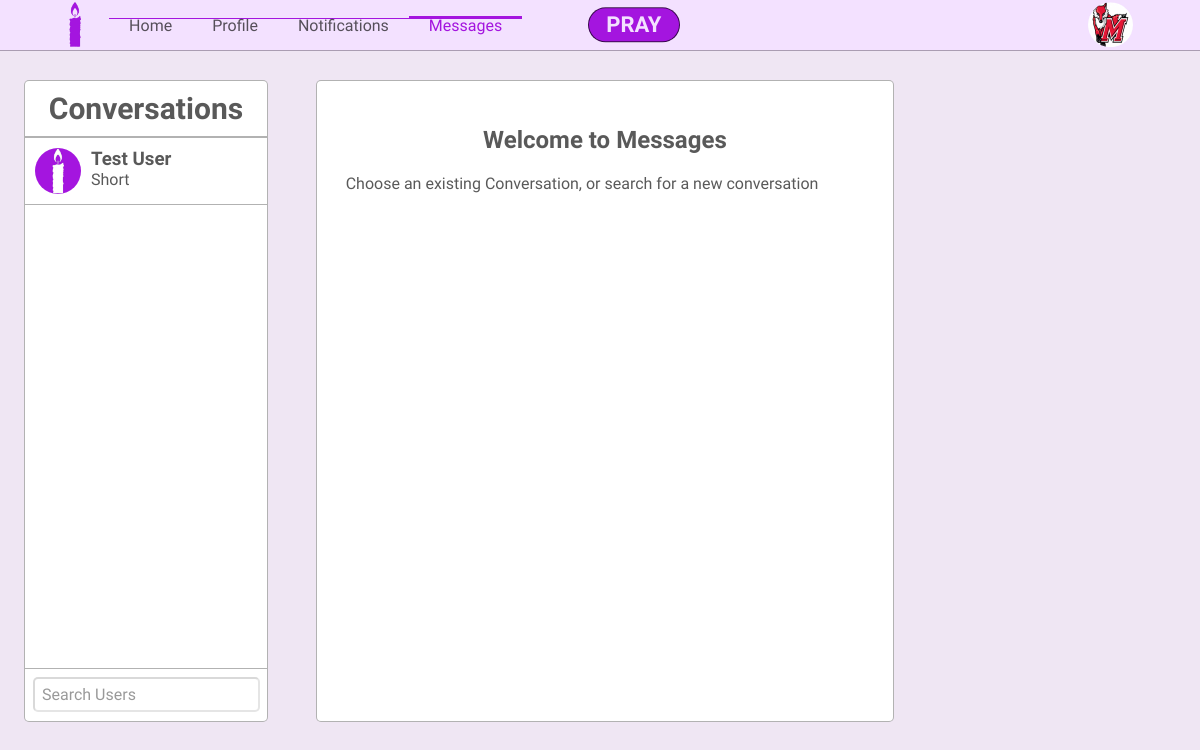
Screenshot of /messages.php (signed in) with the database file from the repository.
### tables this page shows
CREATE TABLE Users(
    userid INT(10) PRIMARY KEY AUTO_INCREMENT,
    fname VARCHAR(20),
    lname VARCHAR(20),
    username VARCHAR(12),
    user_password VARCHAR(15),
    bio TEXT,
    zipCode INT(10),
    Primary_religion INT(10),
    theme VARCHAR(20) DEFAULT 'LIGHT',
    email VARCHAR(30),
    phone_number VARCHAR(15),
    pPicture VARCHAR(20),
    bPicture VARCHAR(20),
    securityquest VARCHAR(100),
    securityAnswer VARCHAR(20),
    dateLastMaint DATETIME DEFAULT CURRENT_TIMESTAMP,
    dateAdded DATETIME DEFAULT CURRENT_TIMESTAMP,
    CONSTRAINT FK_Users_Religions FOREIGN KEY (Primary_religion) REFERENCES Religions (relid)
);

CREATE TABLE Messages(
    messageid INT(10) PRIMARY KEY AUTO_INCREMENT,
    msg VARCHAR(5000),
    userid INT(10),
    img VARCHAR(5000),
    dateLastMaint DATETIME DEFAULT CURRENT_TIMESTAMP,
    dateAdded DATETIME DEFAULT CURRENT_TIMESTAMP,
    CONSTRAINT FK_User_Messages FOREIGN KEY (userid) REFERENCES Users (userid)
);

### config/functions.php (called while the page is built, shortened)
<?php
    function getRoot(){
        $root = ROOT_DIR;
        $root = str_replace("\\", "/", $root);
        $root = str_replace('/config', '',$root);
        $pageroot = getcwd() ."/";
        $pageroot = str_replace("\\", "/", $pageroot);
        $root = str_replace($root."/", '' , $pageroot);
        $root = preg_replace("#(/.*?).*?(/)#", '/../', "/".$root);
        $root = substr($root, 1);
        return $root;
    }
?>

### Database/mydb.php (called while the page is built, shortened)
<?php
Class mydb {
    protected $conn;
    Public function __construct($con){
        $this->conn = $con;
    }
    function FetchQuery($query){
        $arrayresult = [];
        if($queryresult = mysqli_query($this->conn, $query)){
            while ($row = mysqli_fetch_assoc($queryresult)){
                $arrayresult[] = $row;
            }
            return $arrayresult;
        }else{
            echo"</br></br></br>";
            die(mysqli_error($this->conn) ."</br>".$query);
        }
    }
}
?>

### Classes/createheader.php (the view, shortened to what this page needs)
<?php
    class Header{
        protected $db;
        protected $menus;
        protected $loggedIn;
        protected $userid;
        protected $title;
        protected $css;
        protected $profpic;
        Public function __construct($db,$menus,$title,$css){
            $this->db = $db;
            $this->menus = $menus;
            $this->title = $title;
            $this->css = $css;
        }
        function showUserMenu($id, $bool = 1){
            $this->loggedIn = $bool;
            $this->userid = $id;
            $this->getUserInfo();
        }
        function displayHeader(){
            $this->createTitle();
            echo "
                  <section class='header'>
                  <div class='header-box'>
                  <ul class='logo-box'>
                      <li class='logo-li'>
                          <a href='index.php'><img class='logo' src='".getRoot()."images/icons/favicon.png'></a>
                      </li>
                  </ul>
                  <ul class='header-link-box'>";
            foreach($this->menus as $i){
                echo "<li class='header-link ".$i['active']."'>
                        <a href='".$i['link']."'>".$i['name']."</a>
                      </li>";
            }
            echo "</ul>";
            if($this->loggedIn == 1){
                echo "
                <ul class='header-profile-pic'>
                    <li id='sort-compose'>
                        <div id='startprayer' onclick='ShowCompose()'>PRAY</div>
                    </li>
                    <li id='header-profile-pic-link' onclick='ShowMenu()'>
                        <img class='index-profile-pic' src='".getRoot()."images/Users/".$this->userid."/Profile/".$this->profpic."'>
                    </li>
                </ul>";
            }
            echo "</div></section>";
        }
        function createTitle(){
           echo "<html>
           <script type='text/javascript' src='js/PrayImg.js'></script>
           <script type='text/javascript' src='js/updatemessages.js'></script>
                    <head>
                        <title>".$this->title."</title>
                        <link rel='shortcut icon' href='images/icons/favicon.png'>
                        <meta name='viewport' content='width=device-width, initial-scale=1.0'>
                        <link href='https://fonts.googleapis.com/css?family=Work Sans' rel='stylesheet'>
                    </head>
                    <body>";
            $this->addcss();
        }
        function addcss(){
            foreach($this->css as $i){
                echo "<link rel='stylesheet' type='text/css' href='".$i["src"]."'>";
                continue;
            }
        }
        function getUserInfo(){
            $query = "SELECT * FROM USERS WHERE userid = '$this->userid'";
            $result = $this->db->fetchQuery($query);
            $this->profpic = $result[0]['pPicture'];
        }
    }
?>

### messages.php (shortened to what this page needs)
<?php
    require 'config/ApplicationTop.php';
    include 'Classes/messagesCreator.php';
    $curconvo = isset($_SESSION['curconvo']) ? $_SESSION['curconvo'] : '';
    $menus = [
        [
            'name'=>'Home',
            'link'=>'index.php',
            'active'=>''
        ],
        [
            'name'=>'Profile',
            'link'=>'profile.php',
            'active'=>''
        ],
        [
            'name'=>'Notifications',
            'link'=>'notifications.php',
            'active'=>''
        ],
        [
            'name'=>'Messages',
            'link'=>'messages.php',
            'active'=>'active'
        ]
    ];
    $header = new Header($db, $menus,$title,$css);
    $header->ShowUserMenu($id);
    $header->displayHeader();
    $messager = new messageCreator($db, $id);
    $users = $messager->getUsers();
?>
    <section class='index-body' id='body'>
        <div class='messages-users-settings-box' id='msg-users'>
            <div class='messages-users-heading-box'>
                <p class='messages-users-heading'>Conversations</p>
            </div>
            <div class='messages-users'>
                <?php
                    foreach($users as $i){
                        $messages[$i['userid']] = $messager->getMessages($i['userid']);
                        end($messages[$i['userid']]);
                        $key = key($messages[$i['userid']]);
                        $recentmsg = $messages[$i['userid']][$key]['msg'];
                        $messager->previewConvo($i,$recentmsg);
                    }
                ?>
            </div>
                <form autocomplete="off" action="openConvo.php">
                <div class='messages-settings'>
                <input type='text' name='user' id='user-search' placeholder='Search Users'></textarea>
                </div>
            </form>
        </div>
        <div class='messages-feed' id='msg-feed'>
            <?php
            if($curconvo != ''){
                $messages[$curconvo] = $messager->getMessages($curconvo);
                if(!$messages[$curconvo]){
                    $messages[$curconvo] = $messager->brandNewConvo($curconvo);
                }
                $messager->displayConvo($messages[$curconvo], $curconvo);
            }else{?>
                <div class='messages-default'>
                    <h1 class='messages-default-title'>Welcome to Messages</h1>
                    <p>Choose an existing Conversation, or search for a new conversation</p>
                </div>
            <?php } ?>
        </div>
    </section>

### Classes/messagesCreator.php (shortened to what this page needs)
<?php
    class MessageCreator{
        protected $db;
        protected $userid;
        Public function __construct($db, $userid){
            $this->db = $db;
            $this->userid = $userid;
        }
        function getUsers(){
            $query = "SELECT DISTINCT u.userid, u.fname, u.lname, u.username, u.pPicture, Max(m.messageid)
                      FROM User_Messages um, Users u, Messages m
                      WHERE (um.userid = u.userid
                      AND m.messageid = um.messageid
                      AND m.userid = '$this->userid')
                      OR (m.userid = u.userid
                      AND m.messageid = um.messageid
                      AND um.userid = '$this->userid')
                      GROUP BY (u.userid)
                      ORDER BY Max(m.messageid) desc";
            $result = $this->db->fetchQuery($query);
            return $result;
        }
        function getMessages($id){
            $query = "SELECT DISTINCT m.userid, m.msg, u.fname, m.messageid, m.dateAdded
                      FROM User_messages um, Messages m, Users u
                      WHERE um.messageid = m.messageid
                      AND u.userid = $id
                      AND ((um.userid = '$id'
                      AND m.userid = $this->userid)
                      OR (m.userid = '$id'
                      AND um.userid = $this->userid))
                      ORDER BY m.dateAdded, m.messageid";
            $result = $this->db->fetchQuery($query);
            return $result;
        }
        function previewConvo($user, $msg){
            echo "<div id='msg-prv--".$user['userid']."'class='message-preview' onclick=setMessage(".$user['userid'].")>
                    <form method='post' action='php/setmessage.php'>
                        <button name='userid' id='set-msg--".$user['userid']."'class='hidden' value='".$user['userid']."'></button>
                    </form>
                    <div class='message-preview-img'>
                        <img class='feed-profile-img'src='images/Users/".$user['userid']."/Profile/".$user['pPicture']."'>
                    </div>
                    <div class='message-preview-content'>
                        <div class='message-preview-name'>
                            <h3>".$user['fname']." ".$user['lname']."</h3>
                        </div>
                        <div class='message-preview-msg'>
                            <p>". $msg ."</p>
                        </div>
                    </div>
                  </div>";
        }
    }
?>

### rows the page displays
users: pPicture (picture)
users: pPicture (picture), fname "Test", lname "User", messages.msg "Short"

### other values shown
$i['name'] "Home"
$i['name'] "Profile"
$i['name'] "Notifications"
$i['name'] "Messages"
